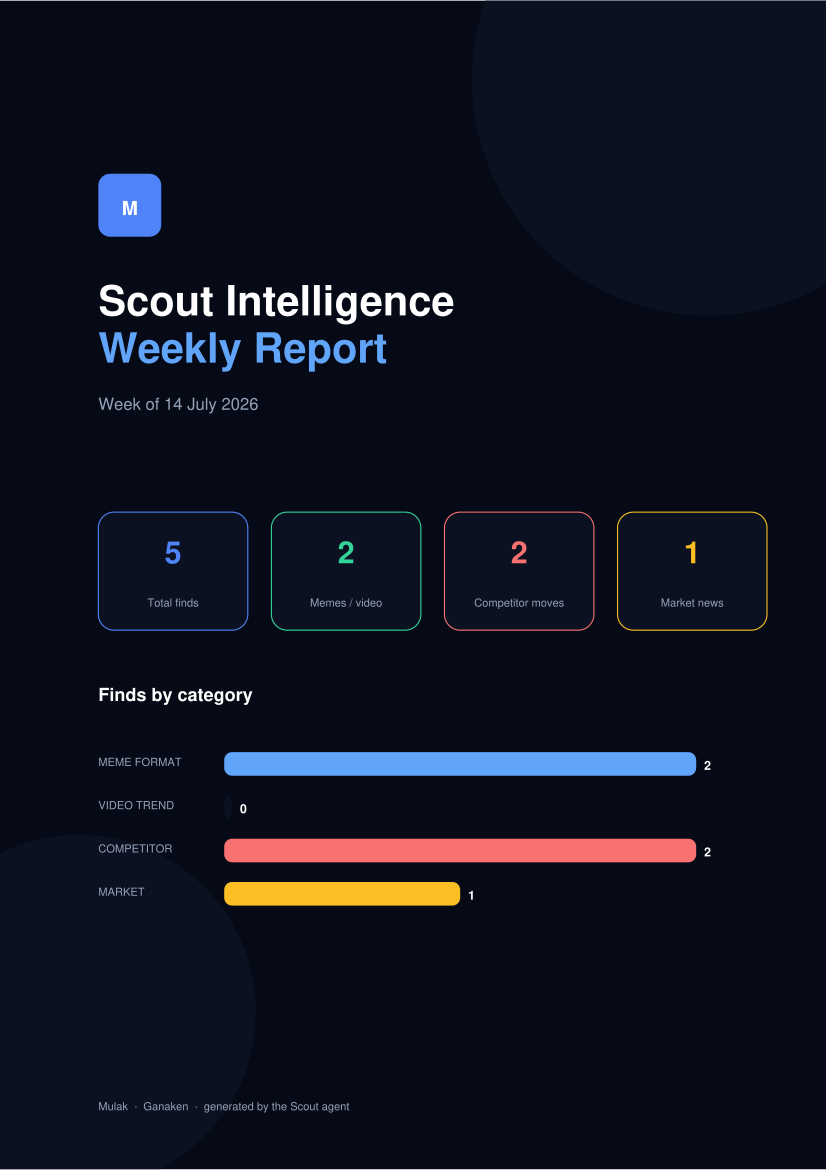

This figure's Python source:
#!/usr/bin/env python3
"""Mulak Scout Intelligence Report - branded PDF, sent to Telegram."""
import os, requests
from datetime import datetime, timedelta
from dotenv import load_dotenv
from reportlab.lib.pagesizes import A4
from reportlab.lib.colors import HexColor, white
from reportlab.lib.units import mm
from reportlab.pdfgen import canvas

load_dotenv(os.path.expanduser("~/agents/scout/.env"))
SUPABASE_URL = os.environ["SUPABASE_URL"]
SERVICE_KEY  = os.environ["SUPABASE_SERVICE_ROLE_KEY"]
TG_TOKEN = os.environ.get("TELEGRAM_BOT_TOKEN")
TG_CHAT  = os.environ.get("TELEGRAM_CHAT_ID")
HEAD = {"apikey": SERVICE_KEY, "Authorization": f"Bearer {SERVICE_KEY}"}

# Brand
NAVY   = HexColor("#060A17")
NAVY2  = HexColor("#0B1120")
BLUE   = HexColor("#4F83F8")
BLUE2  = HexColor("#60A5FA")
GREEN  = HexColor("#34D399")
AMBER  = HexColor("#FBBF24")
RED    = HexColor("#F87171")
GRAY   = HexColor("#94A3B8")

KIND_META = {
    "meme":         ("MEME FORMAT", BLUE2),
    "video_format": ("VIDEO TREND", GREEN),
    "competitor":   ("COMPETITOR", RED),
    "market":       ("MARKET", AMBER),
}

W, H = A4

def fetch_trends(days=7):
    since = (datetime.utcnow() - timedelta(days=days)).isoformat()
    r = requests.get(
        f"{SUPABASE_URL}/rest/v1/trends", headers=HEAD,
        params={"found_at": f"gte.{since}", "order": "found_at.desc",
                "select": "kind,title,summary,source_url,relevance,found_at"},
    )
    return r.json()

def wrap(text, max_chars):
    words, lines, cur = (text or "").split(), [], ""
    for w_ in words:
        if len(cur) + len(w_) + 1 <= max_chars:
            cur = (cur + " " + w_).strip()
        else:
            lines.append(cur); cur = w_
    if cur: lines.append(cur)
    return lines

def rounded_card(c, x, y, w, h, fill, stroke=None):
    c.setFillColor(fill)
    if stroke:
        c.setStrokeColor(stroke); c.setLineWidth(0.8)
        c.roundRect(x, y, w, h, 4*mm, fill=1, stroke=1)
    else:
        c.roundRect(x, y, w, h, 4*mm, fill=1, stroke=0)

def cover(c, trends):
    c.setFillColor(NAVY); c.rect(0, 0, W, H, fill=1, stroke=0)
    # decorative circles
    c.setFillColor(NAVY2)
    c.circle(W-30*mm, H-20*mm, 60*mm, fill=1, stroke=0)
    c.circle(20*mm, 40*mm, 45*mm, fill=1, stroke=0)
    # brand mark
    c.setFillColor(BLUE); c.roundRect(25*mm, H-60*mm, 16*mm, 16*mm, 3*mm, fill=1, stroke=0)
    c.setFillColor(white); c.setFont("Helvetica-Bold", 14)
    c.drawCentredString(33*mm, H-54.5*mm, "M")
    c.setFont("Helvetica-Bold", 30)
    c.drawString(25*mm, H-80*mm, "Scout Intelligence")
    c.setFillColor(BLUE2); c.drawString(25*mm, H-92*mm, "Weekly Report")
    c.setFillColor(GRAY); c.setFont("Helvetica", 12)
    c.drawString(25*mm, H-104*mm, datetime.now().strftime("Week of %d %B %Y"))
    # KPI cards
    counts = {}
    for t in trends: counts[t["kind"]] = counts.get(t["kind"], 0) + 1
    cards = [("Total finds", str(len(trends)), BLUE),
             ("Memes / video", str(counts.get("meme",0)+counts.get("video_format",0)), GREEN),
             ("Competitor moves", str(counts.get("competitor",0)), RED),
             ("Market news", str(counts.get("market",0)), AMBER)]
    cw, ch, gap = 38*mm, 30*mm, 6*mm
    x0, y0 = 25*mm, H-160*mm
    for i, (label, val, col) in enumerate(cards):
        x = x0 + i*(cw+gap)
        rounded_card(c, x, y0, cw, ch, NAVY2, col)
        c.setFillColor(col); c.setFont("Helvetica-Bold", 22)
        c.drawCentredString(x+cw/2, y0+ch-13*mm, val)
        c.setFillColor(GRAY); c.setFont("Helvetica", 8)
        c.drawCentredString(x+cw/2, y0+6*mm, label)
    # bar chart: finds by kind
    c.setFillColor(white); c.setFont("Helvetica-Bold", 13)
    c.drawString(25*mm, y0-18*mm, "Finds by category")
    max_n = max(counts.values()) if counts else 1
    bx, by, bw_max = 25*mm, y0-70*mm, 120*mm
    order = ["meme","video_format","competitor","market"]
    for i, k in enumerate(order):
        n = counts.get(k, 0)
        label, col = KIND_META[k]
        yy = by + (3-i)*11*mm
        c.setFillColor(GRAY); c.setFont("Helvetica", 8)
        c.drawString(bx, yy+2.5*mm, label)
        bar_w = max(3*mm, bw_max * (n/max_n)) if n else 2*mm
        c.setFillColor(col if n else NAVY2)
        c.roundRect(bx+32*mm, yy, bar_w, 6*mm, 2*mm, fill=1, stroke=0)
        c.setFillColor(white); c.setFont("Helvetica-Bold", 9)
        c.drawString(bx+34*mm+bar_w, yy+1.5*mm, str(n))
    c.setFillColor(GRAY); c.setFont("Helvetica", 8)
    c.drawString(25*mm, 15*mm, "Mulak  ·  Ganaken  ·  generated by the Scout agent")
    c.showPage()

def trend_pages(c, trends):
    x, y = 20*mm, H-30*mm
    c.setFillColor(NAVY); c.rect(0, 0, W, H, fill=1, stroke=0)
    c.setFillColor(white); c.setFont("Helvetica-Bold", 18)
    c.drawString(x, y, "This week's intelligence")
    y -= 14*mm
    for t in trends:
        label, col = KIND_META.get(t["kind"], ("FIND", BLUE))
        sum_lines = wrap(t.get("summary") or "", 92)[:3]
        rel_lines = wrap("Mulak angle: " + (t.get("relevance") or "-"), 92)[:2]
        card_h = (16 + 5*len(sum_lines) + 5*len(rel_lines) + 8) * mm / 2.83  # pts→approx
        card_h = max(30*mm, min(card_h, 55*mm))
        if y - card_h < 20*mm:
            c.showPage()
            c.setFillColor(NAVY); c.rect(0, 0, W, H, fill=1, stroke=0)
            y = H-30*mm
        rounded_card(c, x, y-card_h, W-40*mm, card_h, NAVY2, col)
        # kind badge
        c.setFillColor(col); c.roundRect(x+5*mm, y-11*mm, 34*mm, 6*mm, 3*mm, fill=1, stroke=0)
        c.setFillColor(NAVY); c.setFont("Helvetica-Bold", 7)
        c.drawCentredString(x+22*mm, y-9*mm, label)
        # title
        c.setFillColor(white); c.setFont("Helvetica-Bold", 11)
        c.drawString(x+5*mm, y-18*mm, (t["title"] or "")[:80])
        yy = y-24*mm
        c.setFillColor(GRAY); c.setFont("Helvetica", 8.5)
        for ln in sum_lines:
            c.drawString(x+5*mm, yy, ln); yy -= 4.2*mm
        c.setFillColor(BLUE2); c.setFont("Helvetica-Oblique", 8.5)
        for ln in rel_lines:
            c.drawString(x+5*mm, yy, ln); yy -= 4.2*mm
        if t.get("source_url"):
            c.setFillColor(GRAY); c.setFont("Helvetica", 6.5)
            c.drawString(x+5*mm, y-card_h+4*mm, t["source_url"][:110])
        y -= card_h + 6*mm
    c.showPage()

def main():
    trends = fetch_trends()
    out = os.path.expanduser("~/agents/scout/scout-report.pdf")
    c = canvas.Canvas(out, pagesize=A4)
    cover(c, trends)
    if trends: trend_pages(c, trends)
    c.save()
    print("PDF:", out)
    if TG_TOKEN:
        with open(out, "rb") as f:
            requests.post(
                f"https://api.telegram.org/bot{TG_TOKEN}/sendDocument",
                data={"chat_id": TG_CHAT, "caption": "Scout: weekly intelligence report"},
                files={"document": ("mulak-scout-report.pdf", f, "application/pdf")},
                timeout=60,
            )
        print("Sent to Telegram.")

if __name__ == "__main__":
    main()
